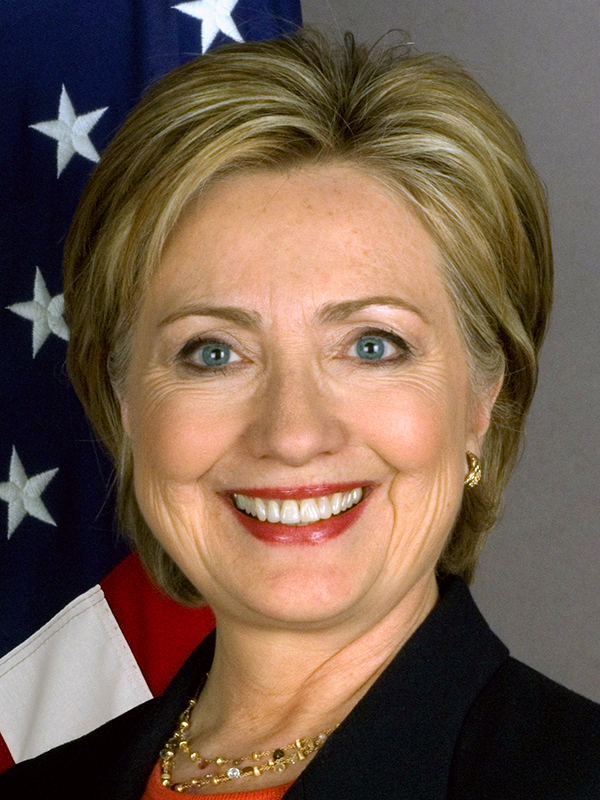
#> input picture week8-python/data/images/hillary_clinton.jpg, 600 x 800 px
$ python -i cropEyeRegion.py   (imports and definitions only)
#> lines starting #> are read from the running program, lines starting #| are printed output that depends on the picture
#> further down, picture is the input picture: shape (800, 600, 3); mean B, G, R 77, 93.4, 115.7
import cv2
import numpy as np

face_cascade = cv2.CascadeClassifier('./data/models/haarcascade_frontalface_default.xml')

def getCroppedEyeRegion(targetImage):

    targetImageGray = cv2.cvtColor(targetImage, cv2.COLOR_BGR2GRAY)
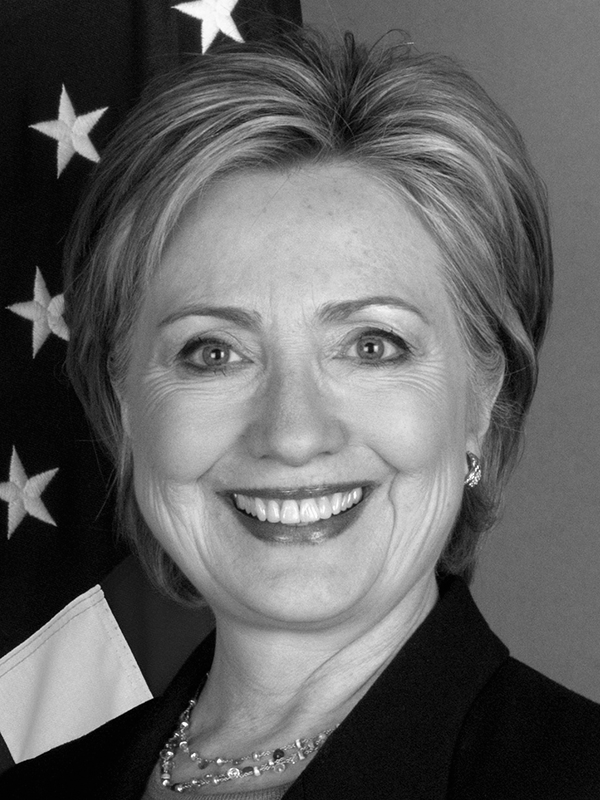
#> targetImageGray: shape (800, 600); min 0, max 255, mean 98.2

    faces = face_cascade.detectMultiScale(targetImageGray,1.3,5)
#> faces = [[77, 184, 441, 441]]
    x,y,w,h = faces[0]
#> x = 77; y = 184; w = 441; h = 441

    face_roi = targetImage[y:y+h,x:x+w]
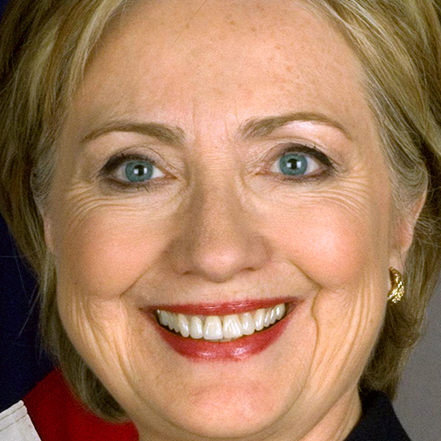
#> face_roi: shape (441, 441, 3); mean B, G, R 93.3, 123.6, 164.4
    face_height,face_width = face_roi.shape[:2]
#> face_height = 441; face_width = 441

    # Apply a heuristic formula for getting the eye region from face
    eyeTop = int(1/6.0*face_height)
#> eyeTop = 73
    eyeBottom = int(3/6.0*face_height)
#> eyeBottom = 220
    print("Eye Height between : {},{}".format(eyeTop,eyeBottom))
#| Eye Height between : 73,220

    eye_roi = face_roi[eyeTop:eyeBottom,:]
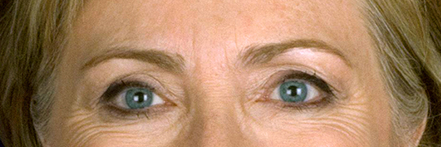
#> eye_roi: shape (147, 441, 3); mean B, G, R 98.6, 130.3, 166.8

    # Resize the eye region to a fixed size of 96x32
    cropped = cv2.resize(eye_roi,(96, 32), interpolation = cv2.INTER_CUBIC)
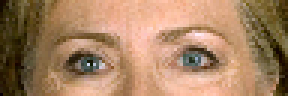
#> cropped: shape (32, 96, 3) (shown 3 times larger); mean B, G, R 98.7, 130.4, 166.9

    return cropped

>>> import cv2
>>> picture = cv2.imread('data/images/hillary_clinton.jpg')
>>> result = getCroppedEyeRegion(picture)
